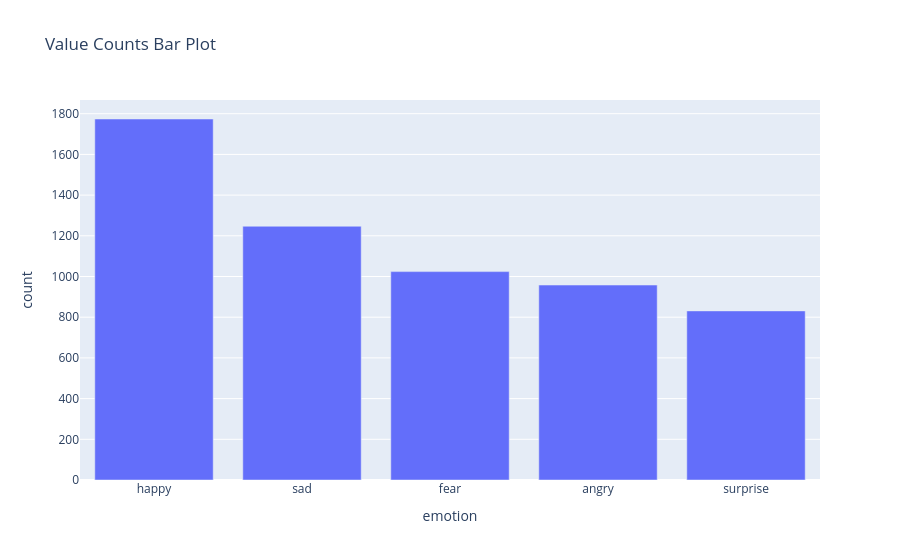

Notebook cell for this chart:
### Code cell
test_cut = test_df.filter(~pl.col('emotion').is_in(drop_list))

bar_plot_counts(test_cut, 'emotion')

### Figure 1 — Plotly figure (JSON) as saved in the notebook; plotly's stock layout.template omitted (floating-point values rounded to 4 significant figures)
{"data": [{"hovertemplate": "emotion=%{x}<br>count=%{y}<extra></extra>", "legendgroup": "", "marker": {"color": "#636efa", "pattern": {"shape": ""}}, "name": "", "orientation": "v", "showlegend": false, "textposition": "auto", "type": "bar", "x": ["happy", "sad", "fear", "angry", "surprise"], "xaxis": "x", "y": [1774, 1247, 1024, 958, 831], "yaxis": "y"}], "layout": {"barmode": "relative", "legend": {"tracegroupgap": 0}, "title": {"text": "Value Counts Bar Plot"}, "xaxis": {"anchor": "y", "domain": [0, 1], "title": {"text": "emotion"}}, "yaxis": {"anchor": "x", "domain": [0, 1], "title": {"text": "count"}}}}
